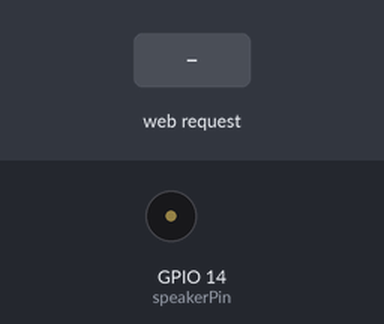
A sketch run on a simulated ESP32. Shown: buzzer (waves = sounding). The inputs (shaded band) are chosen by the test bench. What the sketch prints to the serial monitor is not drawn.

Above: at 1.2 s.
1.3 s: HTTP request GET /play?note=DO received
At 2.5 s:
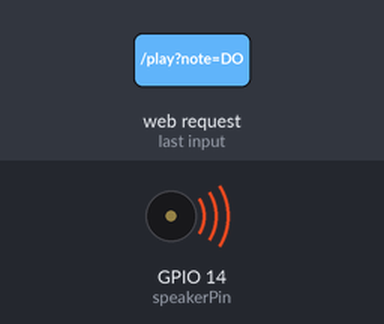
2.8 s: HTTP request GET /play received
At 4.2 s:
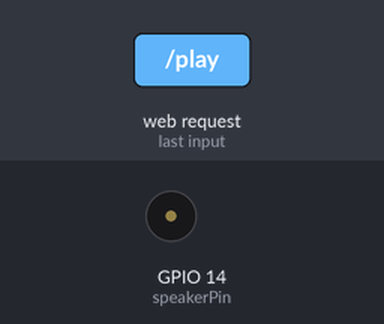
4.8 s: HTTP request GET /play?note=RE received
At 5.3 s:
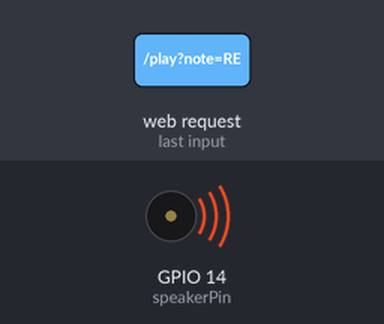
6.3 s: HTTP request GET /stop received
At 8.0 s:
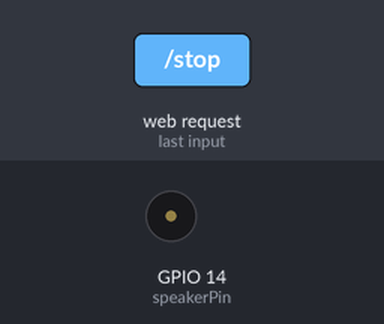
Timing chart, 0 to 9.3 s (numbered marks = the images above; inputs shaded):
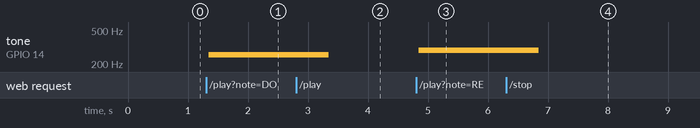

The sketch:

piano-esp32.ino
```cpp
#include <WiFi.h>
#include <WebServer.h>

const char* ssid = "ecan";
const char* password = "101001010100";

WebServer server(80);

const int speakerPin = 14;

// Define frequencies for notes
float DO = 261.63;
float RE = 293.66;
float MI = 329.63;
float FA = 349.23;
float SOL = 392.00;
float LA = 440.00;
float SI = 493.88;

volatile bool isPlaying = false;
volatile float currentFrequency = 0;

void setup() {
  Serial.begin(115200);
  WiFi.softAP(ssid, password);

  Serial.println("Access Point Started");
  Serial.print("IP Address: ");
  Serial.println(WiFi.softAPIP());

  pinMode(speakerPin, OUTPUT);

  // Route to serve HTML page
  server.on("/", HTTP_GET, []() {
    String html = "<!DOCTYPE html><html lang='en'><head><meta charset='UTF-8'><meta name='viewport' content='width=device-width, initial-scale=1.0'><title>Piano</title>";
    html += "<style>";
    html += "body { font-family: Arial, sans-serif; background-color: #f4f4f4; text-align: center; padding: 50px; }";
    html += ".keyboard { display: flex; justify-content: center; margin-bottom: 30px; }";
    html += ".key { width: 60px; height: 200px; background-color: #fff; border: 1px solid #ccc; margin: 0 2px; position: relative; cursor: pointer; }";
    html += ".key:active { background-color: #ddd; }";
    html += "</style>";
    html += "<script>";
    html += "function play(note) { fetch('/play?note=' + note); }";
    html += "function stop() { fetch('/stop'); }";
    html += "</script>";
    html += "</head><body>";
    html += "<div class='keyboard'>";
    html += createKey("DO");
    html += createKey("RE");
    html += createKey("MI");
    html += createKey("FA");
    html += createKey("SOL");
    html += createKey("LA");
    html += createKey("SI");
    html += "</div>";
    html += "</body></html>";

    server.send(200, "text/html", html);
  });

  // Endpoint to start playing a note
  server.on("/play", HTTP_GET, []() {
    String note = server.arg("note");
    currentFrequency = getFrequency(note);
    isPlaying = true;
    server.send(200, "text/plain", "Playing " + note);
  });

  // Endpoint to stop playing
  server.on("/stop", HTTP_GET, []() {
    isPlaying = false;
    server.send(200, "text/plain", "Stopped");
  });

  server.begin();
}

void loop() {
  server.handleClient();
  if (isPlaying) {
    playTone(currentFrequency, 1000);  // Play tone for 1 second
  }
}

// Function to play a tone with a specific frequency for a fixed duration
void playTone(float frequency, int duration) {
  if (frequency > 0) {
    int period = (1.0 / frequency) * 1000000;  // Period in microseconds
    int pulseWidth = period / 2;              // 50% duty cycle

    unsigned long startMillis = millis();
    while (millis() - startMillis < duration) {
      digitalWrite(speakerPin, HIGH);
      delayMicroseconds(pulseWidth);  // High time
      digitalWrite(speakerPin, LOW);
      delayMicroseconds(pulseWidth);  // Low time
    }
  }
}

// Function to get frequency based on note name
float getFrequency(String note) {
  if (note == "DO") return DO;
  if (note == "RE") return RE;
  if (note == "MI") return MI;
  if (note == "FA") return FA;
  if (note == "SOL") return SOL;
  if (note == "LA") return LA;
  if (note == "SI") return SI;
  return 0;
}

// Helper function to generate the key HTML structure
String createKey(String note) {
  return "<div class='key' onmousedown='play(\"" + note + "\")' onmouseup='stop()'>" + note + "</div>";
}
```

Measured:
- after the input at 1.3 s, tone on GPIO 14 (speakerPin): silent → 258 Hz after 0.05 s
- after the input at 2.8 s, tone on GPIO 14 (speakerPin): 258 Hz → silent after 0.55 s
- after the input at 4.8 s, tone on GPIO 14 (speakerPin): silent → 290 Hz after 0.05 s
- after the input at 6.3 s, tone on GPIO 14 (speakerPin): 290 Hz → silent after 0.55 s
